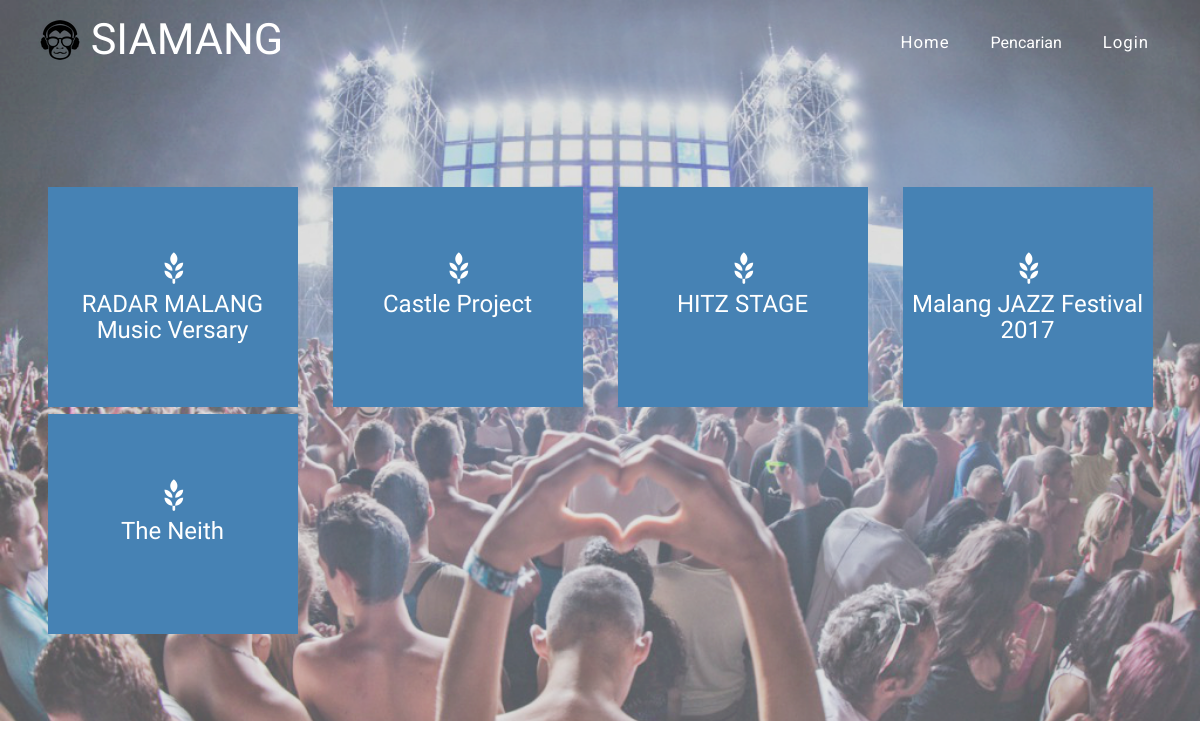
The page / on the database its author committed.
### tables this page shows
CREATE TABLE `acara` (
  `id_acara` int(11) NOT NULL,
  `nama_acara` varchar(50) NOT NULL,
  `gs` varchar(50) NOT NULL,
  `genre` varchar(50) NOT NULL,
  `lokasi` varchar(80) NOT NULL,
  `harga` varchar(20) NOT NULL,
  `tanggal` date NOT NULL,
  `deskripsi` varchar(300) NOT NULL,
  `rating` int(10) NOT NULL,
  `gambar` varchar(50) NOT NULL
);

### application/controllers/home.php (called while the page is built, shortened)
<?php
class Home extends CI_Controller{
	function __construct(){
		$this->load->model('m_home');
	}
	function index(){
		$data['acara'] = $this->m_home->tampilAcara()->result();
		$this->load->view('v_home', $data);
	}
}

### index.php (called while the page is built, shortened)
<?php
require_once BASEPATH.'core/CodeIgniter.php';

### application/models/m_home.php (called while the page is built)
<?php
class M_home extends CI_Model{
	function tampilAcara(){
		return $this->db->get('acara');
	}
}
 ?>

### application/views/v_home.php (the view, shortened to what this page needs)
<!DOCTYPE html>
<html>
<head>
<link href="/Siamang/assets2/css/bootstrap.css" rel="stylesheet" type="text/css" media="all">
<link href="/Siamang/assets2/css/style.css" rel="stylesheet" type="text/css" media="all"/>
<link href="/Siamang/assets2/css/style1.css" rel="stylesheet" type="text/css" media="all" />
<link rel="stylesheet" href="/Siamang/assets2/css/flexslider.css" type="text/css" media="screen" />
</head>
<body>
<div class="banner agileits">
    <div class="header">
        <div class="container">
            <div class="header-main">
                <div class="logo">
                   <h1><span class="books"></span> <a href="/Siamang/home">SIAMANG</a></h1>
                </div>
                 <div class="top-nav">
                     <nav class="cl-effect-21" id="cl-effect-21">
                            <ul class="res">
                                <li><a href="/Siamang/home" class="active">Home</a></li>
                                <li><?php if(!isset($_SESSION['id_admin'])){ ?>
                                    <div class="dropdown">
                                      <button class="dropbtn active">Pencarian</button>
                                    </div>  <?php } ?>
                                </li>
                                <li><?php if(isset($_SESSION['id_admin'])){ ?>
                                <a href="/Siamang/login/logout">Logout</a>
                                <?php }else{ ?>
                                <a href="/Siamang/login">Login</a>
                                <?php } ?>
                                </li>
                            </ul>
                        </nav>
                 </div>
                <div class="clearfix"> </div>
            </div>
     </div>
   </div>
<div class="educate">
    <div class="container">
        <div class="education-main">
            <ul class="ch-grid">
            <?php foreach ($acara as $acara_key) {?>
                 <a href="/Siamang/acara?id_acara=<?php echo $acara_key->id_acara; ?>">
                 <div class="col-md-3 w3agile">
                    <li>
                        <div class="ch-item">
                            <div class="ch-info">
                                <div class="ch-info-front ch-img-1">
                                    <span class="glyphicon glyphicon-grain" aria-hidden="true"> </span>
                                    <h5><?php echo $acara_key->nama_acara;  ?></h5>
                                </div>
                            </div>
                        </div>
                    </li>
                    </div>
                    </a>
                    <?php } ?>
                    <div class="clearfix"> </div>
             </ul>
         </div>
    </div>
</div>
</div>
</body>
</html>

### assets2/css/style.css (style rules this page uses)
h4, h5, h6, h1, h2, h3 { margin: 0; }
ul, ol { margin: 0; }
html, body { font-family: 'Roboto', sans-serif; font-size: 100%; background:#fff; }
a { text-decoration: none; transition: 0.5s all; -webkit-transition: 0.5s all; -moz-transition: 0.5s all; -o-transition: 0.5s all; }
.banner { background: url(../images/back4.png)no-repeat; min-height:775px; background-size: cover; background-position: fixed; }
.header-main { padding: 1em 0em; }
span.books { background: url(../images/rsz_a.png)no-repeat 0px 4px; width: 50px; height: 47px; display: inline-block; vertical-align:top; }
.logo { float: left; width: 40%; }
.logo h1 { font-size: 2.7em; font-family: 'Marvel', sans-serif; }
.logo h1 a { color: #fff; }
.top-nav { float: right; width: 60%; text-align: right; }
.top-nav ul.res { padding:0em 0em 0em 0em; list-style: none; }
.top-nav ul.res li { display:inline-block; }
.top-nav ul.res li a { font-size: 1.05em; color: #fff; padding: 0.65em; display: block; }
nav a { position: relative; display: inline-block; margin: 0px 20px; outline: none; color: #fff; text-decoration: none; letter-spacing: 1px; text-shadow: 0 0 1px rgba(255,255,255,0.3); }
.cl-effect-21 a { padding: 10px; color: #237546; text-shadow: none; -webkit-transition: color 0.3s; -moz-transition: color 0.3s; transition: color 0.3s; }
.cl-effect-21 a::before, .cl-effect-21 a::after { position: absolute; left: 0; width: 100%; height: 2px; background: #fff; content: ''; opacity: 0; -webkit-transition: opacity 0.3s, -webkit-transform 0.3s; -moz-transition: opacity 0.3s, -moz-transform 0.3s; transition: opacity 0.3s, transform 0.3s; -webkit-transform: translateY(-10px); -moz-transform: translateY(-10px); transform: translateY(-10px); }
.cl-effect-21 a::before { top: 0; -webkit-transform: translateY(-10px); -moz-transform: translateY(-10px); transform: translateY(-10px); }
.cl-effect-21 a::after { bottom: 0; -webkit-transform: translateY(10px); -moz-transform: translateY(10px); transform: translateY(10px); }
.educate { padding: 5em 0em; }
span.glyphicon.glyphicon-grain { font-size: 2em; color: #fff; margin-bottom: 0.25em; }
.ch-info-front h5 { font-size: 1.5em; color: #fff; font-family: 'Marvel', sans-serif; }
.ch-grid { margin: 20px 0 0 0; padding: 0; list-style: none; display: block; text-align: center; width: 100%; }
.ch-grid:after, .ch-item:before { content: ''; display: table; }
.ch-grid:after { clear: both; }
.ch-grid li { width: 250px; height: 220px; display: inline-block; }
.ch-item { width: 100%; height: 100%; border-radius: 50%; position: relative; cursor: default; -webkit-perspective: 900px; -moz-perspective: 900px; -o-perspective: 900px; -ms-perspective: 900px; perspective: 900px; }
.ch-info { position: absolute; width: 100%; height: 100%; -webkit-transform-style: preserve-3d; -moz-transform-style: preserve-3d; -o-transform-style: preserve-3d; -ms-transform-style: preserve-3d; transform-style: preserve-3d; }
.ch-info > div { display: block; position: absolute; width: 100%; height: 100%; background-position: center center; -webkit-transition: all 0.4s linear; -moz-transition: all 0.4s linear; -o-transition: all 0.4s linear; -ms-transition: all 0.4s linear; transition: all 0.4s linear; -webkit-transform-origin: 50% 0%; -moz-transform-origin: 50% 0%; -o-transform-origin: 50% 0%; -ms-transform-origin: 50% 0%; transform-origin: 50% 0%; }
.ch-info .ch-info-front { padding-top: 4em; }
.ch-img-1 { background:#4682B4; }
@media (max-width:1440px) { .banner { min-height: 700px; } }
@media (max-width:1280px) { nav a { margin: 0px 10px; } }

### application/views/v_home.php (style rules this page uses)
.dropbtn { background-color: transparent; color: white; padding: 16px; font-size: 16px; border: none; cursor: pointer; }
.dropdown { position: relative; display: inline-block; }

### rows shown on the page
acara: nama_acara "RADAR MALANG Music Versary"
acara: nama_acara "Castle Project"
acara: nama_acara "HITZ STAGE"
acara: nama_acara "Malang JAZZ Festival 2017"
acara: nama_acara "The Neith"
